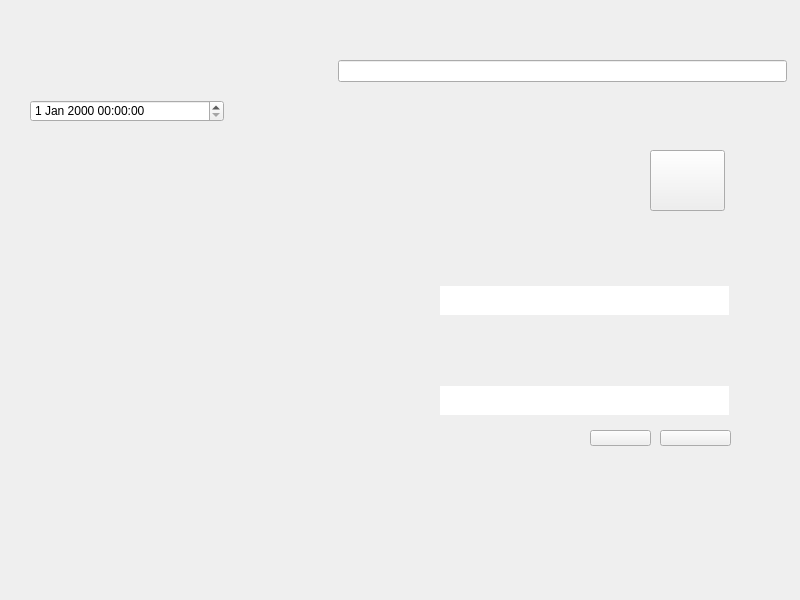
<?xml version="1.0" encoding="UTF-8"?>
<ui version="4.0">
 <class>LoginWindow</class>
 <widget class="QMainWindow" name="LoginWindow">
  <property name="geometry">
   <rect>
    <x>0</x>
    <y>0</y>
    <width>800</width>
    <height>600</height>
   </rect>
  </property>
  <property name="minimumSize">
   <size>
    <width>800</width>
    <height>600</height>
   </size>
  </property>
  <property name="maximumSize">
   <size>
    <width>800</width>
    <height>600</height>
   </size>
  </property>
  <property name="windowTitle">
   <string>LoginWindow</string>
  </property>
  <property name="autoFillBackground">
   <bool>false</bool>
  </property>
  <property name="styleSheet">
   <string notr="true">background-image: url(:/login_bg.png);</string>
  </property>
  <widget class="QWidget" name="centralWidget">
   <widget class="QPushButton" name="btn_reg">
    <property name="geometry">
     <rect>
      <x>660</x>
      <y>430</y>
      <width>71</width>
      <height>16</height>
     </rect>
    </property>
    <property name="cursor">
     <cursorShape>PointingHandCursor</cursorShape>
    </property>
    <property name="styleSheet">
     <string notr="true">background-image: url(:/trans.png);
border-image: url(:/trans.png);</string>
    </property>
    <property name="text">
     <string/>
    </property>
   </widget>
   <widget class="QPushButton" name="btn_fgt">
    <property name="geometry">
     <rect>
      <x>590</x>
      <y>430</y>
      <width>61</width>
      <height>16</height>
     </rect>
    </property>
    <property name="cursor">
     <cursorShape>PointingHandCursor</cursorShape>
    </property>
    <property name="styleSheet">
     <string notr="true">background-image: url(:/trans.png);
border-image: url(:/trans.png);</string>
    </property>
    <property name="text">
     <string/>
    </property>
   </widget>
   <widget class="QLineEdit" name="edt_srch">
    <property name="geometry">
     <rect>
      <x>338</x>
      <y>60</y>
      <width>449</width>
      <height>22</height>
     </rect>
    </property>
    <property name="font">
     <font>
      <family>微软雅黑 Light</family>
      <pointsize>10</pointsize>
     </font>
    </property>
    <property name="styleSheet">
     <string notr="true">border-image: url(:/trans.png);
background-image: url(:/trans.png);</string>
    </property>
    <property name="text">
     <string/>
    </property>
   </widget>
   <widget class="QLineEdit" name="edt_id">
    <property name="geometry">
     <rect>
      <x>440</x>
      <y>286</y>
      <width>289</width>
      <height>29</height>
     </rect>
    </property>
    <property name="minimumSize">
     <size>
      <width>289</width>
      <height>29</height>
     </size>
    </property>
    <property name="maximumSize">
     <size>
      <width>289</width>
      <height>29</height>
     </size>
    </property>
    <property name="font">
     <font>
      <family>微软雅黑</family>
      <pointsize>12</pointsize>
      <weight>50</weight>
      <bold>false</bold>
     </font>
    </property>
    <property name="contextMenuPolicy">
     <enum>Qt::DefaultContextMenu</enum>
    </property>
    <property name="toolTipDuration">
     <number>-1</number>
    </property>
    <property name="autoFillBackground">
     <bool>false</bool>
    </property>
    <property name="styleSheet">
     <string notr="true">background-image: url(:/trans.png);</string>
    </property>
    <property name="text">
     <string/>
    </property>
    <property name="frame">
     <bool>false</bool>
    </property>
    <property name="clearButtonEnabled">
     <bool>true</bool>
    </property>
   </widget>
   <widget class="QLineEdit" name="edt_pw">
    <property name="geometry">
     <rect>
      <x>440</x>
      <y>386</y>
      <width>289</width>
      <height>29</height>
     </rect>
    </property>
    <property name="sizePolicy">
     <sizepolicy hsizetype="Expanding" vsizetype="Fixed">
      <horstretch>0</horstretch>
      <verstretch>0</verstretch>
     </sizepolicy>
    </property>
    <property name="minimumSize">
     <size>
      <width>289</width>
      <height>29</height>
     </size>
    </property>
    <property name="maximumSize">
     <size>
      <width>289</width>
      <height>29</height>
     </size>
    </property>
    <property name="font">
     <font>
      <family>微软雅黑</family>
      <pointsize>12</pointsize>
      <weight>50</weight>
      <bold>false</bold>
     </font>
    </property>
    <property name="cursor">
     <cursorShape>IBeamCursor</cursorShape>
    </property>
    <property name="focusPolicy">
     <enum>Qt::StrongFocus</enum>
    </property>
    <property name="contextMenuPolicy">
     <enum>Qt::DefaultContextMenu</enum>
    </property>
    <property name="styleSheet">
     <string notr="true">background-image: url(:/trans.png);</string>
    </property>
    <property name="text">
     <string/>
    </property>
    <property name="frame">
     <bool>false</bool>
    </property>
    <property name="echoMode">
     <enum>QLineEdit::Password</enum>
    </property>
    <property name="clearButtonEnabled">
     <bool>true</bool>
    </property>
   </widget>
   <widget class="QPushButton" name="btn_login">
    <property name="geometry">
     <rect>
      <x>650</x>
      <y>150</y>
      <width>75</width>
      <height>61</height>
     </rect>
    </property>
    <property name="cursor">
     <cursorShape>PointingHandCursor</cursorShape>
    </property>
    <property name="styleSheet">
     <string notr="true">border-image: url(:/go.png);
background-image: url(:/go.png);</string>
    </property>
    <property name="text">
     <string/>
    </property>
   </widget>
   <widget class="QDateTimeEdit" name="dateTimeEdit">
    <property name="geometry">
     <rect>
      <x>30</x>
      <y>100</y>
      <width>194</width>
      <height>22</height>
     </rect>
    </property>
   </widget>
  </widget>
 </widget>
 <layoutdefault spacing="6" margin="11"/>
 <resources/>
 <connections/>
</ui>
